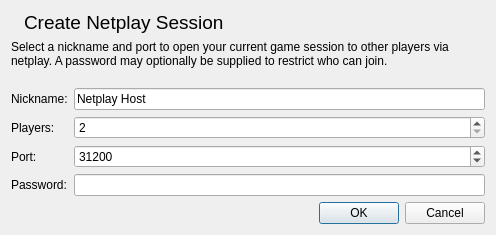
<?xml version="1.0" encoding="UTF-8"?>
<ui version="4.0">
 <class>CreateNetplaySessionDialog</class>
 <widget class="QDialog" name="CreateNetplaySessionDialog">
  <property name="windowModality">
   <enum>Qt::WindowModal</enum>
  </property>
  <property name="geometry">
   <rect>
    <x>0</x>
    <y>0</y>
    <width>496</width>
    <height>235</height>
   </rect>
  </property>
  <property name="windowTitle">
   <string comment="Window title">Create Netplay Session</string>
  </property>
  <property name="modal">
   <bool>true</bool>
  </property>
  <layout class="QVBoxLayout" name="verticalLayout">
   <item>
    <layout class="QHBoxLayout" name="horizontalLayout" stretch="0,1">
     <item>
      <widget class="QLabel" name="label">
       <property name="text">
        <string/>
       </property>
       <property name="pixmap">
        <pixmap resource="resources/resources.qrc">:/icons/emblem-person-blue.png</pixmap>
       </property>
      </widget>
     </item>
     <item>
      <widget class="QLabel" name="label_2">
       <property name="font">
        <font>
         <pointsize>14</pointsize>
         <bold>false</bold>
        </font>
       </property>
       <property name="text">
        <string comment="Header text">Create Netplay Session</string>
       </property>
       <property name="alignment">
        <set>Qt::AlignLeading|Qt::AlignLeft|Qt::AlignTop</set>
       </property>
      </widget>
     </item>
    </layout>
   </item>
   <item>
    <widget class="QLabel" name="label_3">
     <property name="text">
      <string>Select a nickname and port to open your current game session to other players via netplay. A password may optionally be supplied to restrict who can join.</string>
     </property>
     <property name="wordWrap">
      <bool>true</bool>
     </property>
    </widget>
   </item>
   <item>
    <spacer name="verticalSpacer">
     <property name="orientation">
      <enum>Qt::Vertical</enum>
     </property>
     <property name="sizeHint" stdset="0">
      <size>
       <width>20</width>
       <height>40</height>
      </size>
     </property>
    </spacer>
   </item>
   <item>
    <layout class="QFormLayout" name="formLayout">
     <item row="0" column="0">
      <widget class="QLabel" name="label_4">
       <property name="text">
        <string>Nickname:</string>
       </property>
      </widget>
     </item>
     <item row="0" column="1">
      <widget class="QLineEdit" name="nickname">
       <property name="text">
        <string>Netplay Host</string>
       </property>
       <property name="maxLength">
        <number>128</number>
       </property>
      </widget>
     </item>
     <item row="2" column="0">
      <widget class="QLabel" name="label_5">
       <property name="text">
        <string>Port:</string>
       </property>
      </widget>
     </item>
     <item row="2" column="1">
      <widget class="QSpinBox" name="port">
       <property name="minimum">
        <number>1</number>
       </property>
       <property name="maximum">
        <number>65535</number>
       </property>
       <property name="value">
        <number>31200</number>
       </property>
      </widget>
     </item>
     <item row="1" column="0">
      <widget class="QLabel" name="label_6">
       <property name="text">
        <string>Players:</string>
       </property>
      </widget>
     </item>
     <item row="1" column="1">
      <widget class="QSpinBox" name="maxPlayers">
       <property name="minimum">
        <number>2</number>
       </property>
       <property name="maximum">
        <number>8</number>
       </property>
      </widget>
     </item>
     <item row="3" column="0">
      <widget class="QLabel" name="label_7">
       <property name="text">
        <string>Password:</string>
       </property>
      </widget>
     </item>
     <item row="3" column="1">
      <widget class="QLineEdit" name="password">
       <property name="maxLength">
        <number>128</number>
       </property>
       <property name="echoMode">
        <enum>QLineEdit::Normal</enum>
       </property>
      </widget>
     </item>
    </layout>
   </item>
   <item>
    <widget class="QDialogButtonBox" name="buttonBox">
     <property name="standardButtons">
      <set>QDialogButtonBox::Cancel|QDialogButtonBox::Ok</set>
     </property>
    </widget>
   </item>
  </layout>
 </widget>
 <resources>
  <include location="resources/resources.qrc"/>
 </resources>
 <connections/>
</ui>
